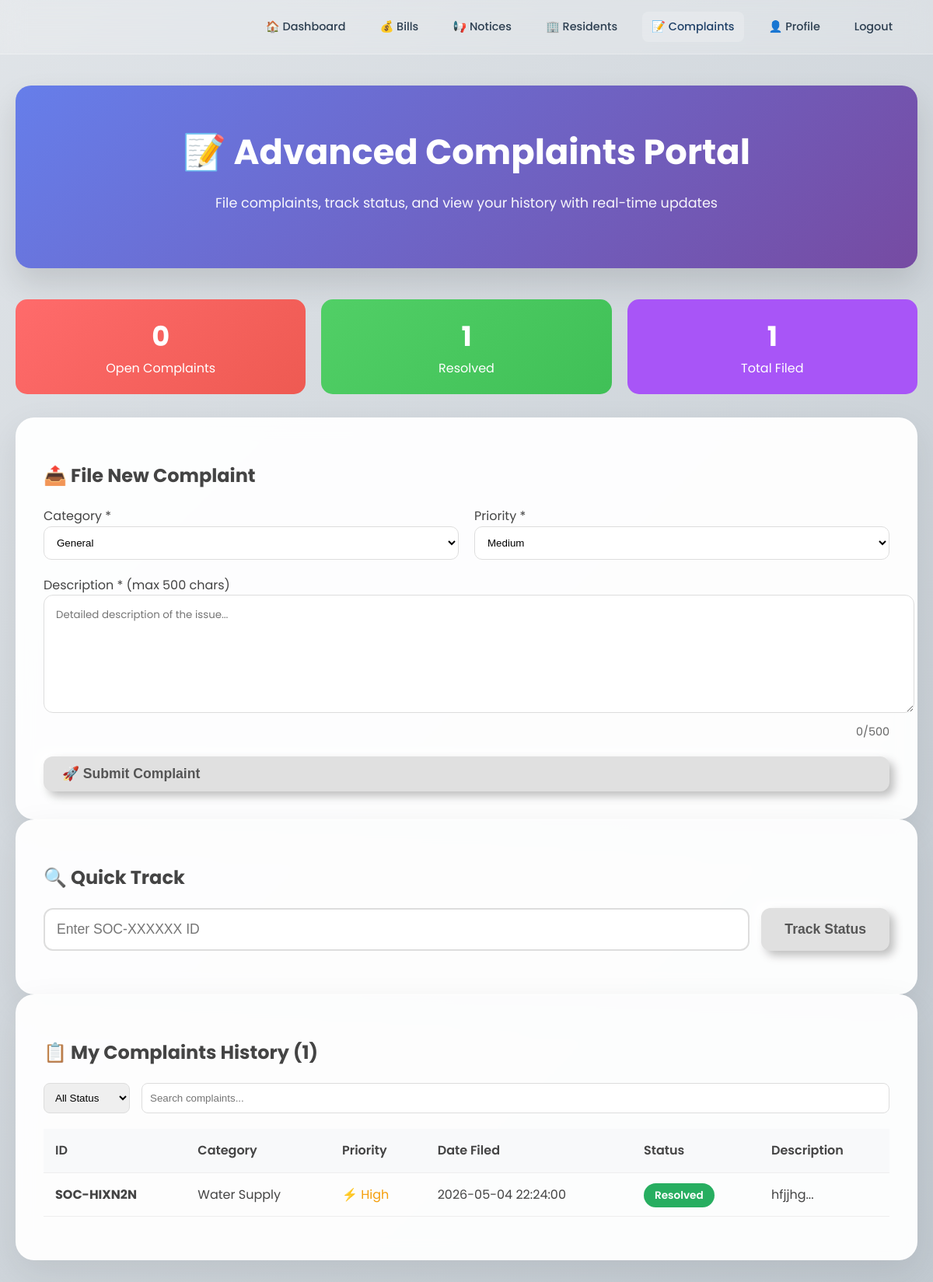
Screenshot of /complaints (signed in) with the database file from the repository.
### app.py (models this page shows)
class Complaint(db.Model):
    id = db.Column(db.String(20), primary_key=True)
    user_id = db.Column(db.Integer, db.ForeignKey('user.id'), nullable=False)
    category = db.Column(db.String(50), default='General')
    priority = db.Column(db.String(20), default='Medium')
    description = db.Column(db.Text, nullable=False)
    status = db.Column(db.String(20), default='Filed')
    date = db.Column(db.String(30))
    user = db.relationship('User', backref='complaints')

### app.py (the view, shortened to what this page needs)
@app.route('/complaints', methods=['GET', 'POST'])
def complaints_page():
    if 'logged_in' not in session or 'user_id' not in session:
        return redirect(url_for('login'))
    ticket = None
    status_message = None
    my_complaints = []
    categories = ['General', 'Lift/Elevator', 'Water Supply', 'Electricity', 'Security', 'Cleaning', 'Parking', 'Maintenance', 'Other']
    stats = {'total': 0, 'open': 0, 'resolved': 0}
    my_complaints = Complaint.query.filter_by(user_id=session['user_id']).order_by(Complaint.date.desc()).all()
    stats = {
        'total': len(my_complaints),
        'open': len([c for c in my_complaints if c.status in ['Filed', 'In Progress']]),
        'resolved': len([c for c in my_complaints if c.status == 'Resolved'])
    }
    return render_template('complaints.html',
                         ticket=ticket,
                         status_message=status_message,
                         my_complaints=my_complaints,
                         categories=categories,
                         stats=stats)

### templates/complaints.html (shortened to what this page needs)
<!DOCTYPE html>
<html lang="en">
<head>
    <link rel="stylesheet" href="{{ url_for('static', filename='style.css') }}">
</head>
<body>
<nav>
    <a href="/dashboard">🏠 Dashboard</a>
    <a href="/bills">💰 Bills</a>
    <a href="/notices">📢 Notices</a>
    <a href="/residents">🏢 Residents</a>
    <a href="/complaints" class="active">📝 Complaints</a>
    <a href="/profile">👤 Profile</a>
    <a href="/logout">Logout</a>
</nav>
<div class="page-hero">
    <h1>📝 Advanced Complaints Portal</h1>
    <p>File complaints, track status, and view your history with real-time updates</p>
</div>
<div class="page-main" style="max-width: 1200px;">
    <div class="complaints-stats">
        <div class="stat-badge stat-open">
            <div style="font-size: 2.2rem; font-weight: bold;">{{ stats.open }}</div>
            <div>Open Complaints</div>
        </div>
        <div class="stat-badge stat-resolved">
            <div style="font-size: 2.2rem; font-weight: bold;">{{ stats.resolved }}</div>
            <div>Resolved</div>
        </div>
        <div class="stat-badge" style="background: #a855f7; color: white;">
            <div style="font-size: 2.2rem; font-weight: bold;">{{ stats.total }}</div>
            <div>Total Filed</div>
        </div>
    </div>
    <div class="building-card">
        <h2>📤 File New Complaint</h2>
        {% if ticket %}
        <div style="background: linear-gradient(135deg, #10b981, #059669); color: white; padding: 25px; border-radius: 15px; margin-bottom: 25px; text-align: center;">
            <div style="font-size: 2.5rem; margin-bottom: 15px;">✅</div>
            <h3>Complaint Filed Successfully!</h3>
            <p style="font-size: 1.1rem; margin: 10px 0;">Your Tracking ID: <strong>{{ ticket }}</strong></p>
            <a href="/complaints" class="button-link" style="background: white; color: #059669; margin-top: 15px; display: inline-block;">File Another</a>
        </div>
        {% else %}
        <form action="/complaints" method="POST">
            <div class="form-grid">
                <div>
                    <label>Category *</label>
                    <select name="category" required style="width: 100%; padding: 12px; border-radius: 10px; border: 1px solid #ddd; background: white;">
                        {% for cat in categories %}
                        <option value="{{ cat }}">{{ cat }}</option>
                        {% endfor %}
                    </select>
                </div>
                <div>
                    <label>Priority *</label>
                    <select name="priority" required style="width: 100%; padding: 12px; border-radius: 10px; border: 1px solid #ddd; background: white;">
                        <option value="Medium" selected>Medium</option>
                    </select>
                </div>
            </div>
            <div style="margin-top: 20px;">
                <label>Description * (max 500 chars)</label>
                <textarea name="description" maxlength="500" required
                          placeholder="Detailed description of the issue..."
                          style="width: 100%; height: 120px; padding: 15px; border-radius: 12px; border: 1px solid #ddd; resize: vertical; font-family: inherit;"></textarea>
                <div style="text-align: right; color: #666; font-size: 0.9rem; margin-top: 5px;">0/500</div>
            </div>
            <button type="submit" class="btn-premium" style="width: 100%; margin-top: 20px; font-size: 1.1rem;">🚀 Submit Complaint</button>
        </form>
        {% endif %}
    </div>
    <div class="building-card">
        <h2>🔍 Quick Track</h2>
        <form action="/complaints" method="POST" style="display: flex; gap: 15px; margin-bottom: 20px; flex-wrap: wrap;">
            <input type="text" name="track_id" placeholder="Enter SOC-XXXXXX ID" required
                   style="flex: 1; min-width: 300px; padding: 15px; border-radius: 12px; border: 2px solid #ddd; font-size: 1.1rem;">
            <button type="submit" class="btn-premium" style="padding: 15px 30px; font-size: 1.1rem;">Track Status</button>
        </form>
    </div>
    <div class="building-card">
        <h2>📋 My Complaints History ({{ stats.total }})</h2>
        {% if my_complaints %}
        <div class="filters">
            <select id="statusFilter" onchange="filterTable()" style="padding: 10px; border-radius: 8px; border: 1px solid #ddd;">
                <option value="">All Status</option>
            </select>
            <input type="text" id="searchInput" placeholder="Search complaints..." onkeyup="filterTable()" style="padding: 10px; border-radius: 8px; border: 1px solid #ddd; flex: 1; min-width: 200px;">
        </div>
        <table class="complaints-table">
            <thead>
                <tr>
                    <th>ID</th>
                    <th>Category</th>
                    <th>Priority</th>
                    <th>Date Filed</th>
                    <th>Status</th>
                    <th>Description</th>
                </tr>
            </thead>
            <tbody>
                {% for complaint in my_complaints %}
                <tr>
                    <td><strong>{{ complaint.id }}</strong></td>
                    <td>{{ complaint.category }}</td>
                    <td>
                        {% if complaint.priority == 'Urgent' %}<span style="color: #ef4444; font-weight: bold;">🚨 {{ complaint.priority }}</span>
                        {% elif complaint.priority == 'High' %}<span style="color: #f59e0b;">⚡ {{ complaint.priority }}</span>
                        {% else %}{{ complaint.priority }}{% endif %}
                    </td>
                    <td>{{ complaint.date }}</td>
                    <td><span class="status-badge status-{{ complaint.status.lower().replace(' ', '-') }}">{{ complaint.status }}</span></td>
                    <td>{{ complaint.description[:80] }}...</td>
                </tr>
                {% endfor %}
            </tbody>
        </table>
        {% else %}
        <div style="text-align: center; padding: 60px; color: #666;">
            <div style="font-size: 4rem; margin-bottom: 20px;">📭</div>
            <h3>No complaints filed yet</h3>
            <p>Use the form above to file your first complaint.</p>
        </div>
        {% endif %}
    </div>
</div>
</body>
</html>

### static/style.css (style rules this page uses)
body { background: linear-gradient(135deg, #e0e4e8 0%, #c1c9d0 100%); font-family: 'Poppins', sans-serif; margin: 0; min-height: 100vh; color: #444; line-height: 1.6; }
nav { display: flex; justify-content: flex-end; align-items: center; padding: 15px 40px; background: rgba(255, 255, 255, 0.2); backdrop-filter: blur(15px); border-bottom: 1px solid rgba(255, 255, 255, 0.3); position: sticky; top: 0; z-index: 1000; }
nav a { margin-left: 20px; text-decoration: none; color: #2c3e50; font-weight: 500; font-size: 0.9rem; transition: all 0.3s ease; padding: 8px 12px; border-radius: 8px; }
nav a.active, nav a:hover { color: #1f4068; background: rgba(255,255,255,0.2); }
.page-hero, .detail-hero { text-align: center; margin: 40px 20px; background: linear-gradient(135deg, #667eea 0%, #764ba2 100%); color: white; padding: 50px 30px; border-radius: 20px; box-shadow: 0 20px 40px rgba(0,0,0,0.12); }
.page-hero h1, .detail-hero h1 { margin: 0 0 15px 0; font-size: 2.8rem; font-weight: 700; }
.page-hero p, .detail-hero p { margin: 0 0 20px 0; opacity: 0.95; font-size: 1.1rem; }
.page-main, .detail-main { max-width: 1200px; margin: 0 auto; padding: 0 20px 60px; }
.button-link, .btn-premium { display: inline-flex; align-items: center; gap: 8px; text-decoration: none; background: #e0e0e0; border: none; padding: 12px 24px; border-radius: 12px; box-shadow: 6px 6px 12px #bebebe, -6px -6px 12px #ffffff; cursor: pointer; font-weight: 600; color: #555; font-size: 0.95rem; transition: all 0.25s ease; text-transform: none; }
.building-card, .detail-card { background: rgba(255, 255, 255, 0.95); backdrop-filter: blur(12px); border-radius: 24px; padding: 35px; border: 1px solid rgba(255, 255, 255, 0.4); box-shadow: 0 15px 45px rgba(0, 0, 0, 0.08); transition: all 0.3s ease; }

### templates/complaints.html (style rules this page uses)
.complaints-stats { display: grid; grid-template-columns: repeat(auto-fit, minmax(200px, 1fr)); gap: 20px; margin: 30px 0; }
.stat-badge { text-align: center; padding: 20px; border-radius: 15px; }
.stat-open { background: linear-gradient(135deg, #ff6b6b, #ee5a52); color: white; }
.stat-resolved { background: linear-gradient(135deg, #51cf66, #40c057); color: white; }
.form-grid { display: grid; grid-template-columns: 1fr 1fr; gap: 20px; }
.status-badge { padding: 6px 14px; border-radius: 20px; font-weight: 600; font-size: 0.85rem; }
.status-resolved { background: #27ae60; color: white; }
.complaints-table { width: 100%; border-collapse: collapse; margin: 20px 0; }
.complaints-table th, .complaints-table td { padding: 15px; text-align: left; border-bottom: 1px solid #eee; }
.complaints-table th { background: #f8f9fa; font-weight: 600; }
.filters { display: flex; gap: 15px; flex-wrap: wrap; margin-bottom: 20px; }

### rows the page displays
Complaint: id "SOC-HIXN2N", category "Water Supply", priority "High", date "2026-05-04 22:24:00", status "Resolved", description "hfjjhg"

### other values shown
{{ stats.open }} "0"
{{ stats.resolved }} "1"
{{ stats.total }} "1"
form field category "General"
